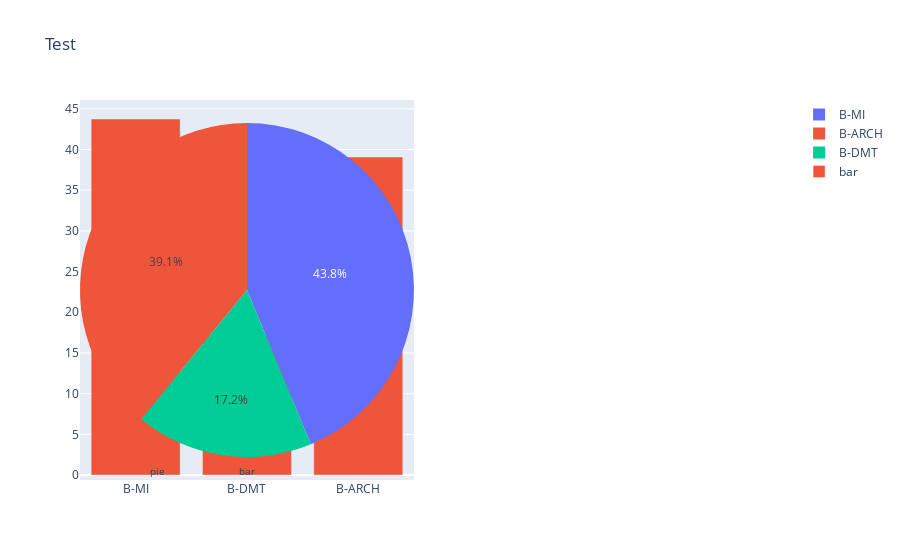

Source (notebook cell):
### Code cell
degree = ['B-MI', 'B-DMT', 'B-ARCH']
percent = [43.75, 17.16, 39.08]
import plotly.graph_objs as go
data1 = {
   "values": percent,
   "labels": degree,
   "domain": {"column": 0},
   "name": "pie",
   "type": "pie"
}
data2 = {
   "x": degree,
   "y": percent,
   "name": "bar",
   "type": "bar"
}
data = [data1,data2]
layout = go.Layout(
   {
      "title":"Test",
      "grid": {"rows": 1, "columns": 2},
      "annotations": [
         {
            "font": {
               "size": 10
            },
            "showarrow": False,
            "text": "pie",
            "x": 0.20,
            "y": 0.5
         },
         {
            "font": {
               "size": 10
            },
            "showarrow": False,
            "text": "bar",
            "x": 1,
            "y": 0.5
         }
      ]
   }
)
fig = go.Figure(data = data, layout = layout)
iplot(fig)

### Figure 1 — Plotly figure (JSON) as saved in the notebook; plotly's stock layout.template omitted (floating-point values rounded to 4 significant figures)
{"data": [{"domain": {"column": 0}, "labels": ["B-MI", "B-DMT", "B-ARCH"], "name": "pie", "type": "pie", "values": [43.75, 17.16, 39.08]}, {"name": "bar", "type": "bar", "x": ["B-MI", "B-DMT", "B-ARCH"], "y": [43.75, 17.16, 39.08]}], "layout": {"annotations": [{"font": {"size": 10}, "showarrow": false, "text": "pie", "x": 0.2, "y": 0.5}, {"font": {"size": 10}, "showarrow": false, "text": "bar", "x": 1, "y": 0.5}], "grid": {"columns": 2, "rows": 1}, "title": {"text": "Test"}}}
